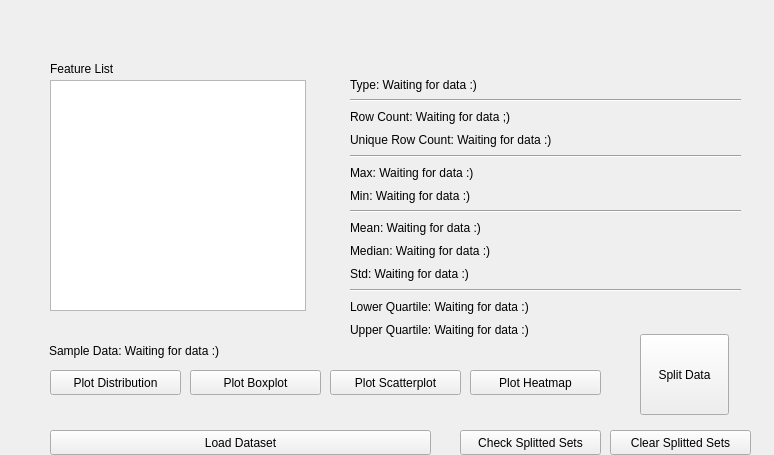
<?xml version="1.0" encoding="UTF-8"?>
<ui version="4.0">
 <class>MainWindow</class>
 <widget class="QMainWindow" name="MainWindow">
  <property name="geometry">
   <rect>
    <x>0</x>
    <y>0</y>
    <width>774</width>
    <height>455</height>
   </rect>
  </property>
  <property name="sizePolicy">
   <sizepolicy hsizetype="Fixed" vsizetype="Fixed">
    <horstretch>0</horstretch>
    <verstretch>0</verstretch>
   </sizepolicy>
  </property>
  <property name="windowTitle">
   <string extracomment="A tool for providing brief information about a data set">Data Analysis Mole</string>
  </property>
  <property name="windowIcon">
   <iconset>
    <normaloff>mole.png</normaloff>mole.png</iconset>
  </property>
  <property name="toolTip">
   <string/>
  </property>
  <property name="whatsThis">
   <string>A tool for providing brief information about a data set</string>
  </property>
  <widget class="QWidget" name="centralwidget">
   <widget class="QPushButton" name="loadDatasetButton">
    <property name="enabled">
     <bool>true</bool>
    </property>
    <property name="geometry">
     <rect>
      <x>50</x>
      <y>430</y>
      <width>381</width>
      <height>25</height>
     </rect>
    </property>
    <property name="text">
     <string>Load Dataset</string>
    </property>
   </widget>
   <widget class="QListWidget" name="featureListWidget">
    <property name="geometry">
     <rect>
      <x>50</x>
      <y>80</y>
      <width>256</width>
      <height>231</height>
     </rect>
    </property>
   </widget>
   <widget class="QWidget" name="verticalLayoutWidget">
    <property name="geometry">
     <rect>
      <x>350</x>
      <y>76</y>
      <width>391</width>
      <height>262</height>
     </rect>
    </property>
    <layout class="QVBoxLayout" name="verticalLayout">
     <item>
      <widget class="QLabel" name="typeLabel">
       <property name="toolTip">
        <string>Numeric, Some Numeric or Not Numeric</string>
       </property>
       <property name="text">
        <string>Type: Waiting for data :)</string>
       </property>
      </widget>
     </item>
     <item>
      <widget class="Line" name="line_3">
       <property name="orientation">
        <enum>Qt::Horizontal</enum>
       </property>
      </widget>
     </item>
     <item>
      <widget class="QLabel" name="rowCountLabel">
       <property name="toolTip">
        <string>Number of Not NaN Rows</string>
       </property>
       <property name="text">
        <string>Row Count: Waiting for data ;)</string>
       </property>
      </widget>
     </item>
     <item>
      <widget class="QLabel" name="uniqueRowCountLabel">
       <property name="toolTip">
        <string/>
       </property>
       <property name="text">
        <string>Unique Row Count: Waiting for data :)</string>
       </property>
      </widget>
     </item>
     <item>
      <widget class="Line" name="line_4">
       <property name="orientation">
        <enum>Qt::Horizontal</enum>
       </property>
      </widget>
     </item>
     <item>
      <widget class="QLabel" name="maxLabel">
       <property name="text">
        <string>Max: Waiting for data :)</string>
       </property>
      </widget>
     </item>
     <item>
      <widget class="QLabel" name="minLabel">
       <property name="text">
        <string>Min: Waiting for data :)</string>
       </property>
      </widget>
     </item>
     <item>
      <widget class="Line" name="line_2">
       <property name="orientation">
        <enum>Qt::Horizontal</enum>
       </property>
      </widget>
     </item>
     <item>
      <widget class="QLabel" name="meanLabel">
       <property name="text">
        <string>Mean: Waiting for data :)</string>
       </property>
      </widget>
     </item>
     <item>
      <widget class="QLabel" name="medianLabel">
       <property name="text">
        <string>Median: Waiting for data :)</string>
       </property>
      </widget>
     </item>
     <item>
      <widget class="QLabel" name="stdLabel">
       <property name="text">
        <string>Std: Waiting for data :)</string>
       </property>
      </widget>
     </item>
     <item>
      <widget class="Line" name="line">
       <property name="orientation">
        <enum>Qt::Horizontal</enum>
       </property>
      </widget>
     </item>
     <item>
      <widget class="QLabel" name="lowerQuartileLabel">
       <property name="text">
        <string>Lower Quartile: Waiting for data :)</string>
       </property>
      </widget>
     </item>
     <item>
      <widget class="QLabel" name="upperQuartileLabel">
       <property name="text">
        <string>Upper Quartile: Waiting for data :)</string>
       </property>
      </widget>
     </item>
    </layout>
   </widget>
   <widget class="QLabel" name="featureListTitle">
    <property name="geometry">
     <rect>
      <x>50</x>
      <y>60</y>
      <width>141</width>
      <height>17</height>
     </rect>
    </property>
    <property name="text">
     <string>Feature List</string>
    </property>
   </widget>
   <widget class="QScrollArea" name="scrollArea">
    <property name="geometry">
     <rect>
      <x>40</x>
      <y>330</y>
      <width>261</width>
      <height>41</height>
     </rect>
    </property>
    <property name="layoutDirection">
     <enum>Qt::LeftToRight</enum>
    </property>
    <property name="frameShape">
     <enum>QFrame::NoFrame</enum>
    </property>
    <property name="widgetResizable">
     <bool>true</bool>
    </property>
    <widget class="QWidget" name="scrollAreaWidgetContents">
     <property name="geometry">
      <rect>
       <x>0</x>
       <y>0</y>
       <width>261</width>
       <height>41</height>
      </rect>
     </property>
     <layout class="QHBoxLayout" name="horizontalLayout">
      <item>
       <widget class="QLabel" name="sampleDataLabel">
        <property name="text">
         <string>Sample Data: Waiting for data :) </string>
        </property>
       </widget>
      </item>
     </layout>
    </widget>
   </widget>
   <widget class="QPushButton" name="plotDistributionButton">
    <property name="geometry">
     <rect>
      <x>50</x>
      <y>370</y>
      <width>131</width>
      <height>25</height>
     </rect>
    </property>
    <property name="text">
     <string>Plot Distribution</string>
    </property>
   </widget>
   <widget class="QPushButton" name="plotBoxButton">
    <property name="geometry">
     <rect>
      <x>190</x>
      <y>370</y>
      <width>131</width>
      <height>25</height>
     </rect>
    </property>
    <property name="text">
     <string>Plot Boxplot</string>
    </property>
   </widget>
   <widget class="QPushButton" name="plotScatterButton">
    <property name="geometry">
     <rect>
      <x>330</x>
      <y>370</y>
      <width>131</width>
      <height>25</height>
     </rect>
    </property>
    <property name="text">
     <string>Plot Scatterplot</string>
    </property>
   </widget>
   <widget class="QPushButton" name="plotHeatMapButton">
    <property name="geometry">
     <rect>
      <x>470</x>
      <y>370</y>
      <width>131</width>
      <height>25</height>
     </rect>
    </property>
    <property name="text">
     <string>Plot Heatmap</string>
    </property>
   </widget>
   <widget class="QPushButton" name="splitDataButton">
    <property name="geometry">
     <rect>
      <x>640</x>
      <y>334</y>
      <width>89</width>
      <height>81</height>
     </rect>
    </property>
    <property name="text">
     <string>Split Data</string>
    </property>
   </widget>
   <widget class="QPushButton" name="clearSplittedSetsButton">
    <property name="geometry">
     <rect>
      <x>610</x>
      <y>430</y>
      <width>141</width>
      <height>25</height>
     </rect>
    </property>
    <property name="text">
     <string>Clear Splitted Sets</string>
    </property>
   </widget>
   <widget class="QPushButton" name="checkSplittedSetsButton">
    <property name="geometry">
     <rect>
      <x>460</x>
      <y>430</y>
      <width>141</width>
      <height>25</height>
     </rect>
    </property>
    <property name="text">
     <string>Check Splitted Sets</string>
    </property>
   </widget>
  </widget>
 </widget>
 <resources/>
 <connections/>
</ui>
